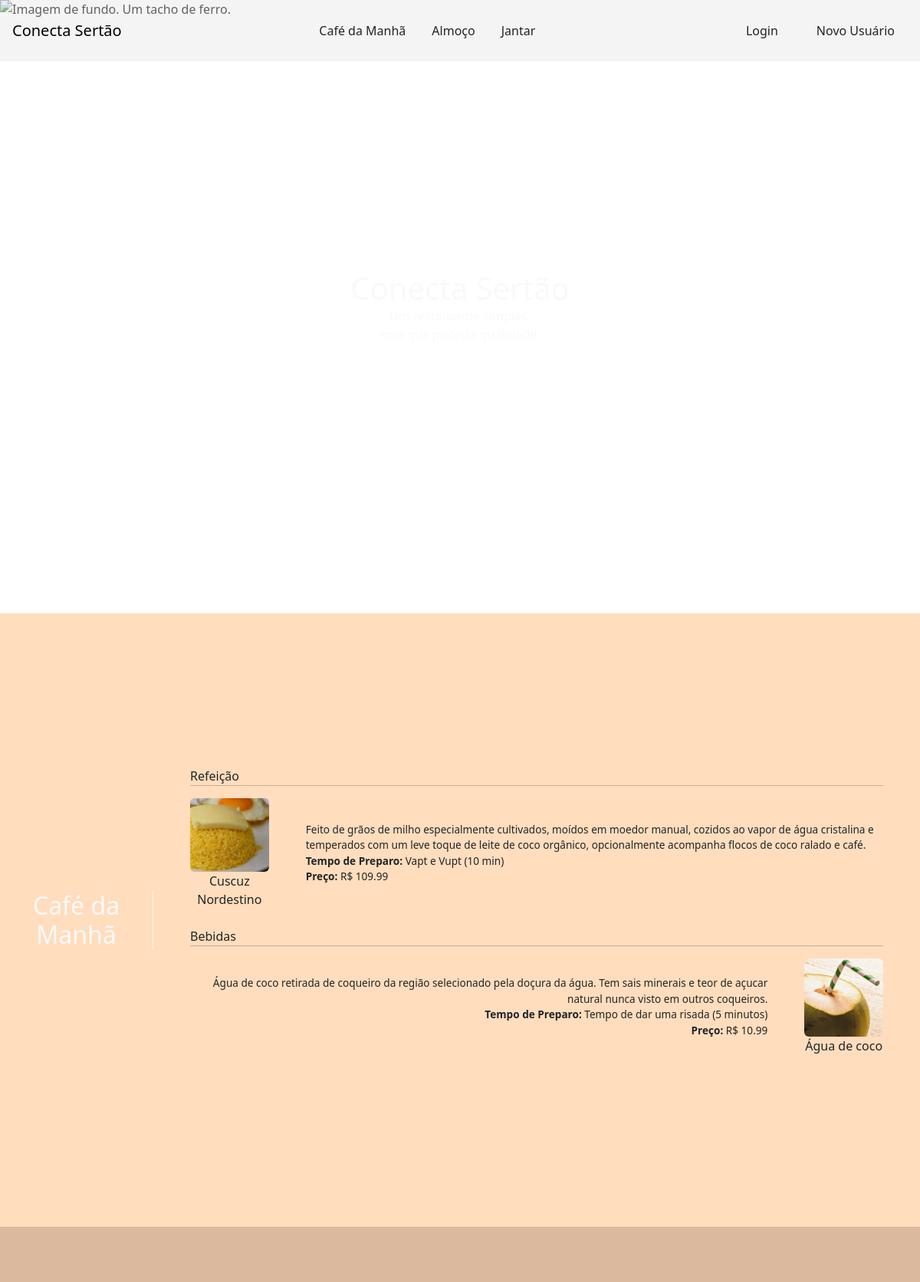
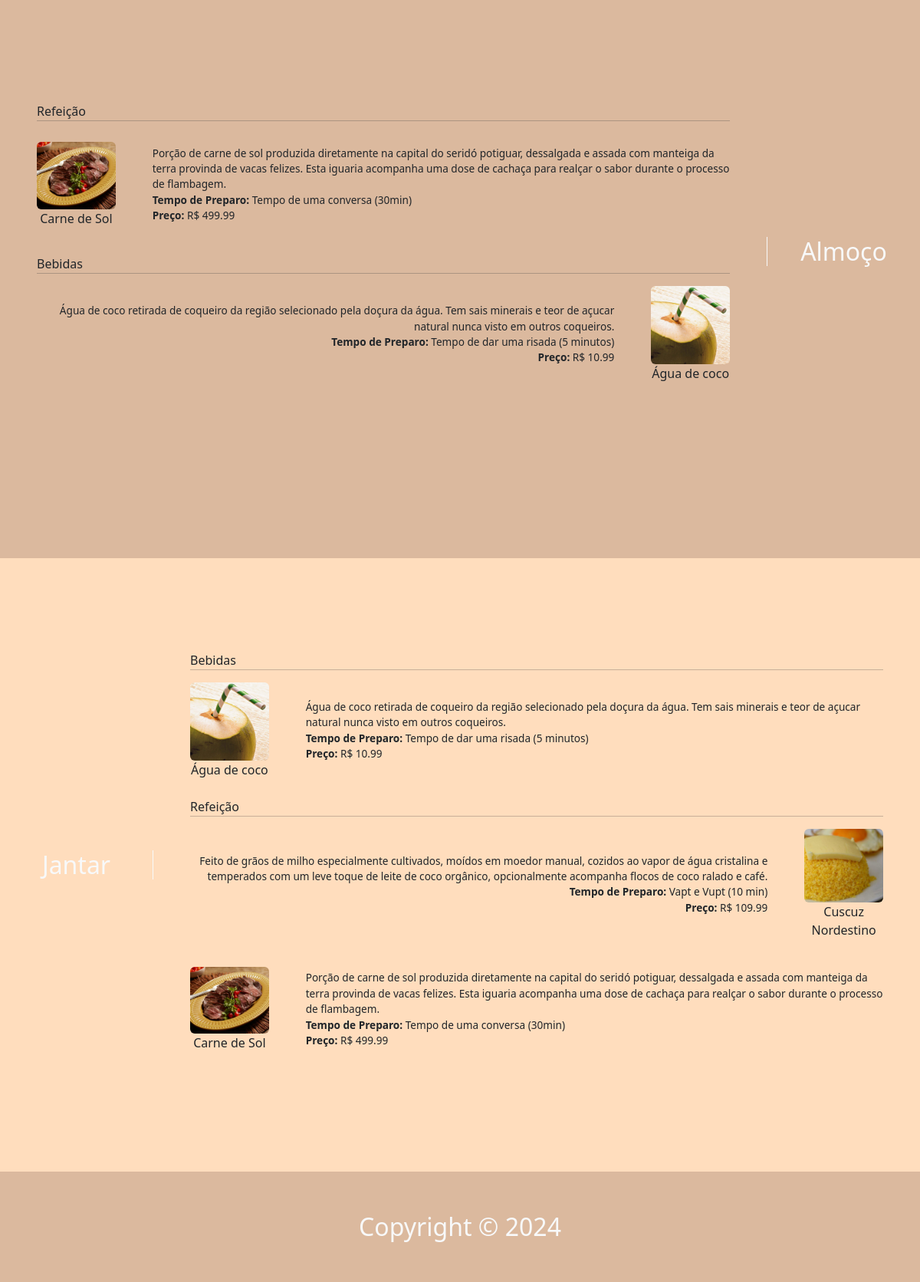
The page / on the database its author committed (2 pictures, top to bottom).
### restaurante_app/models.py (models this page shows, shortened)
class Cardapio (models.Model):
    nome = models.TextField()
    class Meta:
        verbose_name_plural = "Cardapios"

class Categoria (models.Model):
    nome = models.TextField()
    ordem = models.IntegerField(default=0)
    def __str__ (self):
        return self.nome
    class Meta:
        verbose_name_plural = "Categorias"

class ItemCardapio (models.Model):
    item = models.ForeignKey('Item', on_delete=models.CASCADE)
    cardapio = models.ForeignKey('Cardapio', on_delete=models.CASCADE)
    class Meta:
        verbose_name_plural = "ItemCardapio"

class Item (models.Model):
    nome = models.TextField()
    preco = models.DecimalField(max_digits=10, decimal_places=2)
    descricao = models.TextField()
    tempo_preparo = models.TextField()
    categoria = models.ForeignKey('Categoria', on_delete=models.CASCADE)
    imagem = models.TextField()
    class Meta:
        verbose_name_plural = "Itens"

### restaurante_app/views.py (the view)
# urls.py: path('', views.index, name='index'),
def index (request):
    context = {
                "cardapios": Cardapio.objects.all(),
                'loginform' :  LoginForm(),
                'userform' : UserForm(),
            }
    if request.user.is_authenticated:
        context['userform'] = UserForm(instance=User.objects.get(id=request.user.id))
    return render(request,'index.html', context)

### restaurante_app/templates/index.html (shortened to what this page needs)
{% extends 'base.html' %}
{% block nav %}
    {% for cardapio in cardapios %}
        <li class="nav-item">
            <a class="btn mx-3" aria-current="page" href="#{{cardapio.nome|slugify}}">{{cardapio.nome}}</a>
        </li>
    {% endfor %}
{% endblock nav %}
{% block header %}
    <header class="vh-100 position-relative">
        {% load static %}
        <img src="{% static 'tacho.jpg' %}" alt="Imagem de fundo. Um tacho de ferro." class="w-100 h-100 position-absolute object-fit-cover">
        <div class="position-absolute top-50 start-50 translate-middle text-light">
            <h1>Conecta Sertão</h1>
            <p class="text-center"> Um restaurante simples, <br> mas que prioriza qualidade.</p>
        </div>
    </header>
{% endblock header %}
{% block main %}
    {% load static %}
    {% for cardapio in cardapios %}
    <section id="{{cardapio.nome|slugify}}" class="min-vh-100 row align-content-center align-items-center py-5 {% cycle 'bg-secondary' 'bg-primary' %}">
        <h2 class="h-100 col-12 col-sm-3 col-xl-2 text-center text-light border-light my-5
                    {% cycle 'border-end text-secondary' 'order-sm-1 border-start text-primary' %}">
            {{cardapio.nome}}
        </h2>
        <div class="col-12 col-sm-9 col-xl-10">
            {% regroup cardapio.itemcardapio_set.all by item.categoria as categorias %}
            {% for categoria in categorias %}
                <div class="mb-3 mx-5">
                    {{categoria.grouper}}
                    <hr>
                </div>
                {% for assoc in categoria.list %}
                    <div class="row px-5 mb-4 align-items-center">
                        <div class="row align-items-center  col-md-4 col-xl-2 {% cycle 'order-0' 'order-md-1' %} {% cycle 'pe-5' 'ps-5' %}">
                            <img src="{% static assoc.item.imagem %}" alt="Imagem de {{assoc.item.nome}}" class="rounded col-6 col-md-12">
                            <p class="text-center text-tertiary col-6 col-md-12">{{assoc.item.nome}}</p>
                        </div>
                        <p class="my-3 col-12 col-md-8 col-xl-10 descricao {% cycle 'text-start' 'text-end' %}">
                            {{assoc.item.descricao}}
                            <br>
                            <strong>Tempo de Preparo: </strong>{{assoc.item.tempo_preparo}}
                            <br>
                            <strong>Preço: </strong>R$ {{assoc.item.preco}}
                        </p>
                    </div>
                {% empty %}
                    <p> Sem produtos nessa categoria </p>
                {% endfor %}
            {% empty %}
                <p> Ainda não há produtos neste cardápio. </p>
            {% endfor %}
        </div>
    </section>
    {% empty %}
    <section class="min-vh-100 d-flex justify-content-center align-items-center">
        <h1>Ainda não há cardapios disponíveis</h1>
    </section>
    {% endfor %}
{% endblock main %}

### restaurante_app/templates/base.html (shortened to what this page needs)
<!doctype html>
<html lang="pt-br">
  <head>
    <link href="https://cdn.jsdelivr.net/npm/bootstrap@5.3.3/dist/css/bootstrap.min.css" rel="stylesheet">
  </head>
  <body class="container-fluid">
    <nav class="navbar align-items-stretch navbar-expand-md position-fixed top-0 z-1 w-100">
        <div class="container-fluid row align-items-center">
          <a class="navbar-brand col-auto ms-3" href="#">Conecta Sertão</a>
          <div class="collapse navbar-collapse col-auto row align-self-stretch" id="navegacao">
            <ul class="navbar-nav col justify-content-center">
                {% block nav %}
                {% endblock nav %}
            </ul>
            {% if user.is_authenticated %}
                <div class="dropdown col-auto me-3 h-100">
                    <button class="btn btn-secondary h-100 px-3 py-2 dropdown-toggle rounded-0" type="button" data-bs-toggle="dropdown" aria-expanded="false">
                        <svg xmlns="http://www.w3.org/2000/svg" width="16" height="16" fill="currentColor" class="bi bi-person" viewBox="0 0 16 16">
                            <path d="M8 8a3 3 0 1 0 0-6 3 3 0 0 0 0 6m2-3a2 2 0 1 1-4 0 2 2 0 0 1 4 0m4 8c0 1-1 1-1 1H3s-1 0-1-1 1-4 6-4 6 3 6 4m-1-.004c-.001-.246-.154-.986-.832-1.664C11.516 10.68 10.289 10 8 10s-3.516.68-4.168 1.332c-.678.678-.83 1.418-.832 1.664z"/>
                        </svg>
                        {{user.username}}
                    </button>
                    <ul class="dropdown-menu border-0">
                        <li><a href="#"  data-bs-toggle="modal" data-bs-target="#modal-perfil" class="rounded-0 d-block btn btn-secondary"> Perfil </a></li>
                        <li><a href="{% url 'logout' %}" class="rounded-0 d-block btn btn-secondary"> Logout </a></li>
                    </ul>
                </div>
            {% else %}
                <a href="#" class="btn col-auto px-3 py-2 my-3 me-3" data-bs-toggle="modal" data-bs-target="#modal-login"> Login </a>
                <a href="#" class="btn col-auto px-3 py-2 my-3 me-3" data-bs-toggle="modal" data-bs-target="#modal-cadastro"> Novo Usuário </a>
            {% endif %}
          </div>
        </div>
    </nav>
    {% block header %}
    {% endblock header %}
    <main>
        {% block main %}
        {% endblock main %}
    </main>
    <footer class="text-light py-5 text-center bg-primary fs-2">
        Copyright &copy; 2024
    </footer>
  </body>
</html>

### rows shown on the page
Cardapio: nome "Café da Manhã"
Cardapio: nome "Almoço"
Cardapio: nome "Jantar"
Categoria: grouper "Refeição"
ItemCardapio: item.imagem (picture), item.nome "Cuscuz Nordestino", item.descricao "Feito de grãos de milho especialmente cultivados, moídos em moedor manual, cozidos ao vapor de água cristalina e temperados com um leve toque de leite de coco orgânico, opcionalmente acompanha flocos de coco ralado e café.", item.tempo_preparo "Vapt e Vupt (10 min)", item.preco "109.99"
Categoria: grouper "Bebidas"
ItemCardapio: item.imagem (picture), item.nome "Água de coco", item.descricao "Água de coco retirada de coqueiro da região selecionado pela doçura da água. Tem sais minerais e teor de açucar natural nunca visto em outros coqueiros.", item.tempo_preparo "Tempo de dar uma risada (5 minutos)", item.preco "10.99"
ItemCardapio: item.imagem (picture), item.nome "Carne de Sol", item.descricao "Porção de carne de sol produzida diretamente na capital do seridó potiguar, dessalgada e assada com manteiga da terra provinda de vacas felizes. Esta iguaria acompanha uma dose de cachaça para realçar o sabor durante o processo de flambagem.", item.tempo_preparo "Tempo de uma conversa (30min)", item.preco "499.99"
ItemCardapio: item.imagem (picture), item.nome "Água de coco", item.descricao "Água de coco retirada de coqueiro da região selecionado pela doçura da água. Tem sais minerais e teor de açucar natural nunca visto em outros coqueiros.", item.tempo_preparo "Tempo de dar uma risada (5 minutos)", item.preco "10.99"
ItemCardapio: item.imagem (picture), item.nome "Água de coco", item.descricao "Água de coco retirada de coqueiro da região selecionado pela doçura da água. Tem sais minerais e teor de açucar natural nunca visto em outros coqueiros.", item.tempo_preparo "Tempo de dar uma risada (5 minutos)", item.preco "10.99"
ItemCardapio: item.imagem (picture), item.nome "Cuscuz Nordestino", item.descricao "Feito de grãos de milho especialmente cultivados, moídos em moedor manual, cozidos ao vapor de água cristalina e temperados com um leve toque de leite de coco orgânico, opcionalmente acompanha flocos de coco ralado e café.", item.tempo_preparo "Vapt e Vupt (10 min)", item.preco "109.99"
ItemCardapio: item.imagem (picture), item.nome "Carne de Sol", item.descricao "Porção de carne de sol produzida diretamente na capital do seridó potiguar, dessalgada e assada com manteiga da terra provinda de vacas felizes. Esta iguaria acompanha uma dose de cachaça para realçar o sabor durante o processo de flambagem.", item.tempo_preparo "Tempo de uma conversa (30min)", item.preco "499.99"
